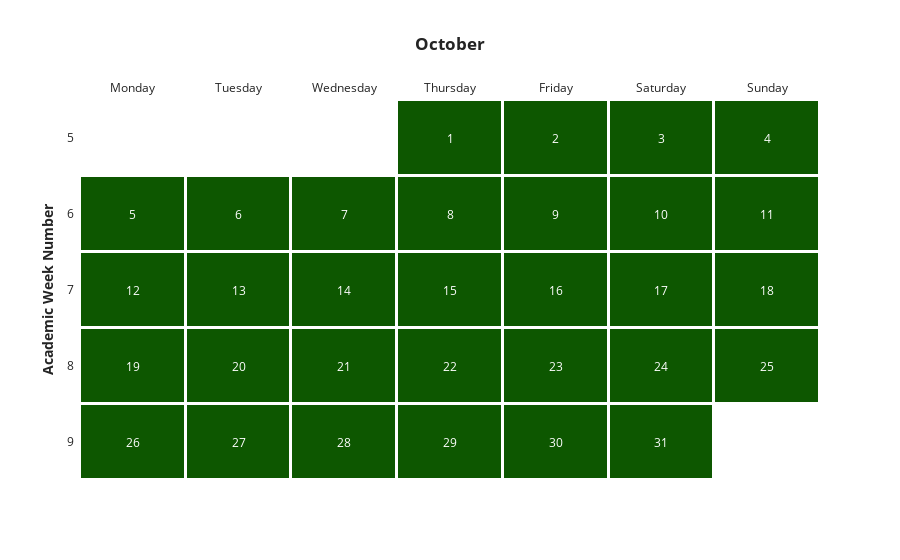

Notebook cell for this chart:
### Code cell
generate_month_wise(monthly,annotations_monthly,dates_monthly)

### Figure 1 — Plotly figure (JSON) as saved in the notebook; plotly's stock layout.template omitted (floating-point values rounded to 4 significant figures)
{"data": [{"colorscale": [[0, "rgb(0,100,0)"], [1, "rgb(100,0,0)"]], "hoverongaps": false, "hovertemplate": "%{hovertext}<br>Workload: <b>%{z:%}</b><extra></extra>", "hovertext": [[null, null, null, "1 October 2020", "2 October 2020", "3 October 2020", "4 October 2020"], ["5 October 2020", "6 October 2020", "7 October 2020", "8 October 2020", "9 October 2020", "10 October 2020", "11 October 2020"], ["12 October 2020", "13 October 2020", "14 October 2020", "15 October 2020", "16 October 2020", "17 October 2020", "18 October 2020"], ["19 October 2020", "20 October 2020", "21 October 2020", "22 October 2020", "23 October 2020", "24 October 2020", "25 October 2020"], ["26 October 2020", "27 October 2020", "28 October 2020", "29 October 2020", "30 October 2020", "31 October 2020", null]], "showscale": false, "type": "heatmap", "x": ["Monday", "Tuesday", "Wednesday", "Thursday", "Friday", "Saturday", "Sunday"], "xgap": 3, "y": [5, 6, 7, 8, 9], "ygap": 3, "z": [[null, null, null, 0.2, 0.2, 0.2, 0.2], [0.2, 0.2, 0.2, 0.2, 0.2, 0.2, 0.2], [0.2, 0.2, 0.2, 0.2, 0.2, 0.2, 0.2], [0.2, 0.2, 0.2, 0.2, 0.2, 0.2, 0.2], [0.2, 0.2, 0.2, 0.2, 0.2, 0.2, null]], "zmax": 1.5, "zmid": 0.5, "zmin": 0}], "layout": {"annotations": [{"font": {"color": "white"}, "showarrow": false, "text": "5", "x": "Monday", "y": 6}, {"font": {"color": "white"}, "showarrow": false, "text": "12", "x": "Monday", "y": 7}, {"font": {"color": "white"}, "showarrow": false, "text": "19", "x": "Monday", "y": 8}, {"font": {"color": "white"}, "showarrow": false, "text": "26", "x": "Monday", "y": 9}, {"font": {"color": "white"}, "showarrow": false, "text": "6", "x": "Tuesday", "y": 6}, {"font": {"color": "white"}, "showarrow": false, "text": "13", "x": "Tuesday", "y": 7}, {"font": {"color": "white"}, "showarrow": false, "text": "20", "x": "Tuesday", "y": 8}, {"font": {"color": "white"}, "showarrow": false, "text": "27", "x": "Tuesday", "y": 9}, {"font": {"color": "white"}, "showarrow": false, "text": "7", "x": "Wednesday", "y": 6}, {"font": {"color": "white"}, "showarrow": false, "text": "14", "x": "Wednesday", "y": 7}, {"font": {"color": "white"}, "showarrow": false, "text": "21", "x": "Wednesday", "y": 8}, {"font": {"color": "white"}, "showarrow": false, "text": "28", "x": "Wednesday", "y": 9}, {"font": {"color": "white"}, "showarrow": false, "text": "1", "x": "Thursday", "y": 5}, {"font": {"color": "white"}, "showarrow": false, "text": "8", "x": "Thursday", "y": 6}, {"font": {"color": "white"}, "showarrow": false, "text": "15", "x": "Thursday", "y": 7}, {"font": {"color": "white"}, "showarrow": false, "text": "22", "x": "Thursday", "y": 8}, {"font": {"color": "white"}, "showarrow": false, "text": "29", "x": "Thursday", "y": 9}, {"font": {"color": "white"}, "showarrow": false, "text": "2", "x": "Friday", "y": 5}, {"font": {"color": "white"}, "showarrow": false, "text": "9", "x": "Friday", "y": 6}, {"font": {"color": "white"}, "showarrow": false, "text": "16", "x": "Friday", "y": 7}, {"font": {"color": "white"}, "showarrow": false, "text": "23", "x": "Friday", "y": 8}, {"font": {"color": "white"}, "showarrow": false, "text": "30", "x": "Friday", "y": 9}, {"font": {"color": "white"}, "showarrow": false, "text": "3", "x": "Saturday", "y": 5}, {"font": {"color": "white"}, "showarrow": false, "text": "10", "x": "Saturday", "y": 6}, {"font": {"color": "white"}, "showarrow": false, "text": "17", "x": "Saturday", "y": 7}, {"font": {"color": "white"}, "showarrow": false, "text": "24", "x": "Saturday", "y": 8}, {"font": {"color": "white"}, "showarrow": false, "text": "31", "x": "Saturday", "y": 9}, {"font": {"color": "white"}, "showarrow": false, "text": "4", "x": "Sunday", "y": 5}, {"font": {"color": "white"}, "showarrow": false, "text": "11", "x": "Sunday", "y": 6}, {"font": {"color": "white"}, "showarrow": false, "text": "18", "x": "Sunday", "y": 7}, {"font": {"color": "white"}, "showarrow": false, "text": "25", "x": "Sunday", "y": 8}], "autosize": true, "hoverlabel": {"align": "auto", "bgcolor": "rgb(48,48,48)", "bordercolor": "rgb(48,48,48)", "font": {"color": "white"}}, "margin": {"pad": 5}, "showlegend": false, "title": {"text": "<b>October</b>", "x": 0.5}, "xaxis": {"showline": false, "side": "top", "ticks": "", "title": {"text": "<b></b>"}}, "yaxis": {"autorange": "reversed", "showline": false, "ticks": "", "title": {"text": "<b>Academic Week Number</b>"}}}}
